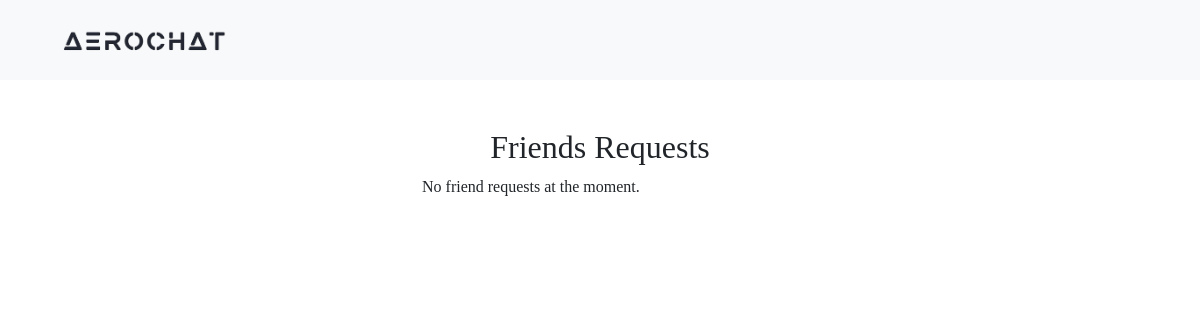
Before: /requests/ (signed in) with the older database file.
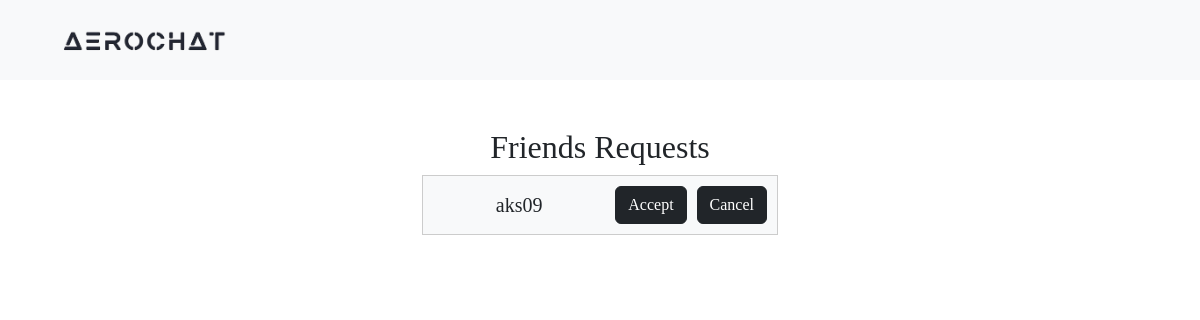
After: the same page with the newer database file.
### AeroApp/models.py (models this page shows)
class FriendRequest(models.Model):
    from_user = models.ForeignKey(User, related_name='sent_friend_requests', on_delete=models.CASCADE)
    to_user = models.ForeignKey(User, related_name='received_friend_requests', on_delete=models.CASCADE)
    created_at = models.DateTimeField(auto_now_add=True)

class User(AbstractUser):
    full_name = models.CharField(max_length=50)
    otp = models.CharField(max_length=10, blank=True, null=True)
    Bio = models.CharField(max_length=300, null=True)

### AeroApp/views.py (the view)
# urls.py: path('requests/', views.PandingRequest , name='requests'),
def PandingRequest(request):
    friend_requests = FriendRequest.objects.filter(to_user=request.user)
    friend_requests_dict = {'friend_requests': list(friend_requests)}
    return render(request, 'pending_request.html', friend_requests_dict)

### AeroApp/templates/pending_request.html (shortened to what this page needs)
<!DOCTYPE html>
<html lang="en">
{% load static %}
<head>
  <link href="https://cdn.jsdelivr.net/npm/bootstrap@5.3.0-alpha1/dist/css/bootstrap.min.css" rel="stylesheet">
</head>
<body>
<nav class="navbar navbar-expand-lg navbar-light">
    <div class="container">
        <a class="navbar-brand" href="{% url 'home' %}">
            <img src="{% static 'logo.png' %}" alt="logo of AeroChat" class="logo-img">
        </a>
    </div>
</nav>
<div class="container mt-5">
  <div class="row justify-content-center">
      <div class="col-md-4">
          <div class="logo-container">
              <h2>Friends Requests</h2>
          </div>
          {% if friend_requests %}
              {% for request in friend_requests %}
                  <div class="user-box">
                      <span>{{ request.from_user.username }}</span>
                      <form method="post" action="">
                          <button type="submit" class="btn btn-dark">Accept</button>
                      </form>
                      <form method="post" action="">
                          <button type="submit" class="btn btn-dark">Cancel</button>
                      </form>
                  </div>
              {% endfor %}
          {% else %}
          <p>No friend requests at the moment.</p>
          {% endif %}
      </div>
  </div>
</div>
</body>
</html>

Changed rows visible on the page:
added FriendRequest: from_user.username "aks09"
Other visible differences:
text no longer shown: "No friend requests at the moment."
